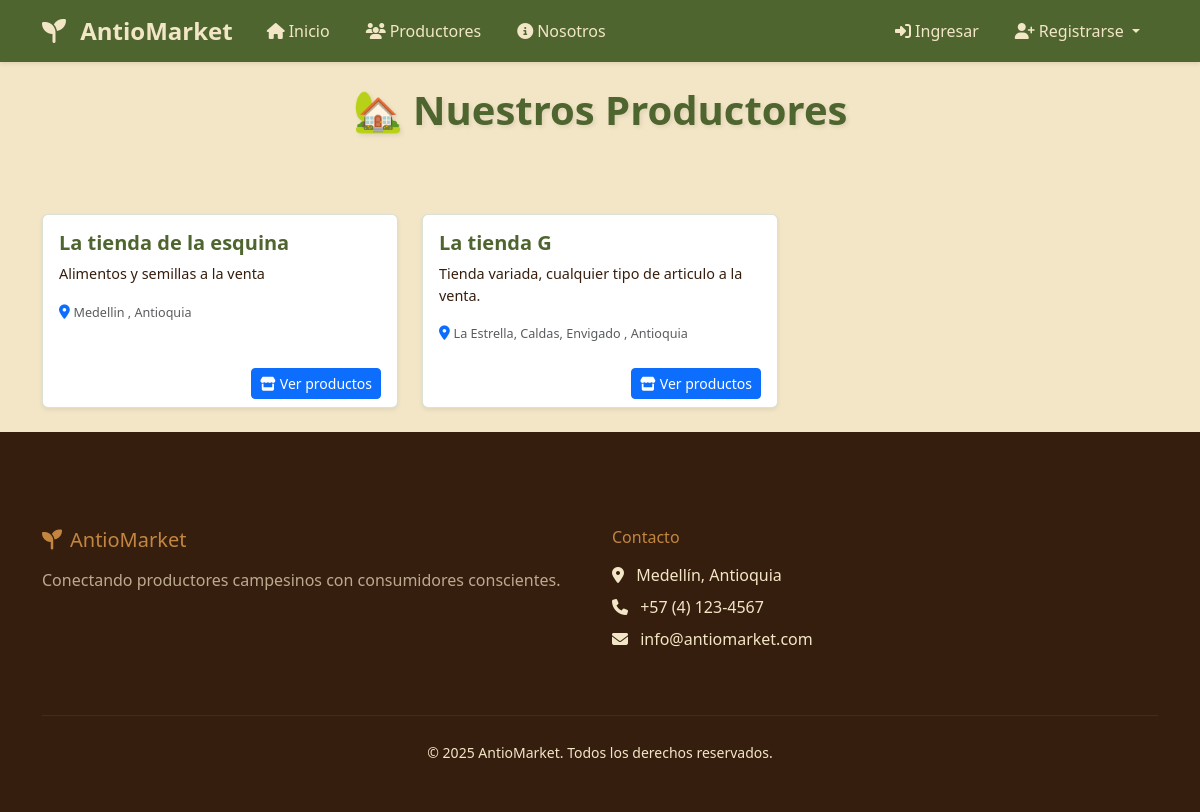
Before: /cuentas/vendedores/ with the older database file.
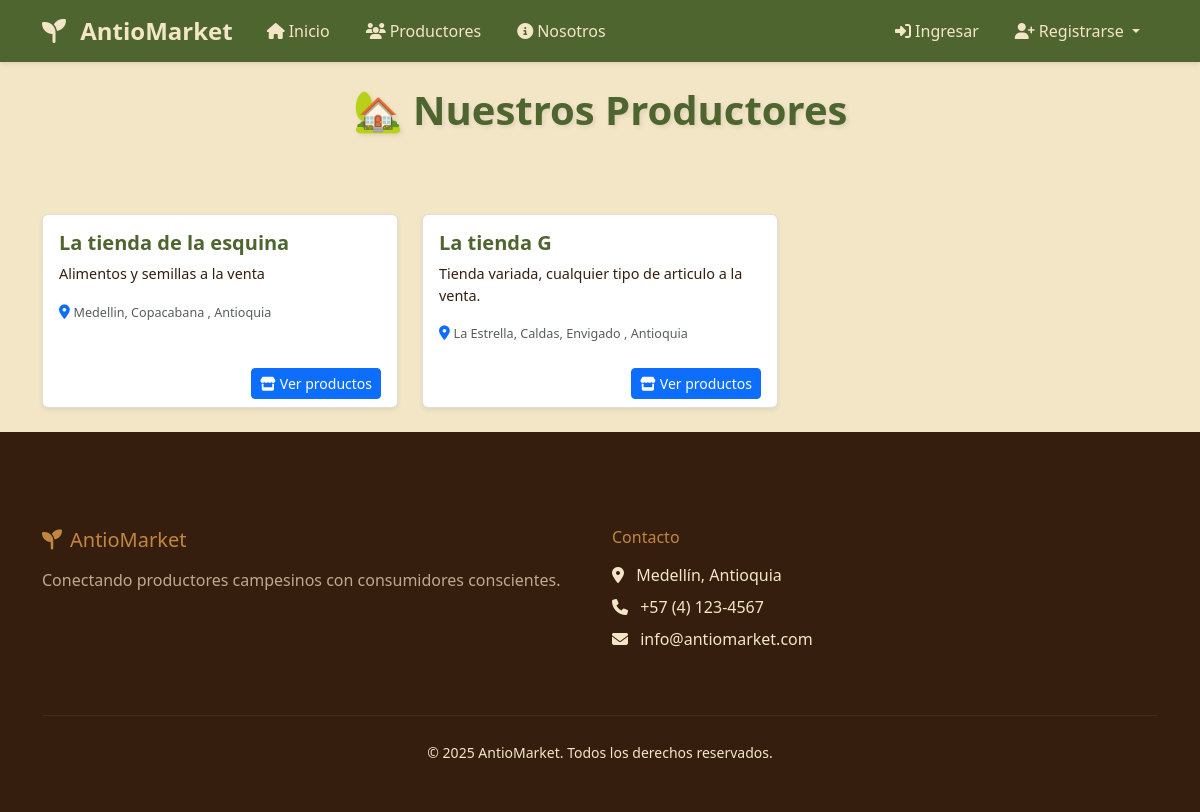
After: the same page with the newer database file.
### cuentas/models.py (models this page shows, shortened)
class CuentaVendedor(models.Model):
    usuario = models.OneToOneField(Usuario, on_delete=models.CASCADE)
    nombre_tienda = models.CharField(max_length=150, default='Mi Tienda')
    descripcion_tienda = models.TextField()

class UbicacionVendedor(models.Model):
    vendedor = models.ForeignKey(CuentaVendedor, on_delete=models.CASCADE)
    departamento = models.CharField(max_length=50, default='Antioquia')
    municipio = models.CharField(max_length=50)
    direccion = models.CharField(max_length=200)
    descripcion_zona = models.TextField(blank=True)

### cuentas/views.py (the view)
# urls.py: path('vendedores/', views.ListaVendedoresView.as_view(), name='lista_vendedores'),
class ListaVendedoresView(ListView):
    model = CuentaVendedor
    template_name = 'cuentas/lista_vendedores.html'
    context_object_name = 'vendedores'

### cuentas/templates/cuentas/lista_vendedores.html (shortened to what this page needs)
{% extends 'base.html' %}
{% block extra_css %}
{% load static %}
<link rel="stylesheet" href="{% static 'css/home.css' %}">
{% endblock %}
{% block content %}
<div class="container mt-4">
    <h1 class="text-center page-title mb-3">🏡 Nuestros Productores</h1>
    <div class="row mt-5">
        {% for vendedor in vendedores %}
        <div class="col-md-4 mb-4">
            <div class="card h-100 shadow-sm product-card">
                <div class="card-body">
                    <h5 class="card-title">
                        <a href="{% url 'cuentas:detalle_vendedor' vendedor.pk %}" class="text-decoration-none">
                            {{ vendedor.nombre_tienda }}
                        </a>
                    </h5>
                    <p class="card-text">{{ vendedor.descripcion_tienda|truncatechars:150 }}</p>
                    <p class="card-text">
                        <i class="fas fa-map-marker-alt text-primary"></i>
                        <small class="text-muted">
                            {% for ubicacion in vendedor.ubicacionvendedor_set.all %}
                                {{ ubicacion.municipio }}{% if not forloop.last %}, {% endif %}
                            {% endfor %}
                            , Antioquia
                        </small>
                    </p>
                </div>
                <div class="card-footer d-flex justify-content-end align-items-center bg-transparent border-0">
                    <a href="{% url 'cuentas:detalle_vendedor' vendedor.pk %}" class="btn btn-primary btn-sm">
                        <i class="fas fa-store me-1"></i>Ver productos
                    </a>
                </div>
            </div>
        </div>
        {% endfor %}
    </div>
</div>
{% endblock %}

Changed rows visible on the page:
shown differently, row unchanged: UbicacionVendedor "Medellin": now shows ","
added UbicacionVendedor: municipio "Copacabana", shown under CuentaVendedor "La tienda de la esquina"
